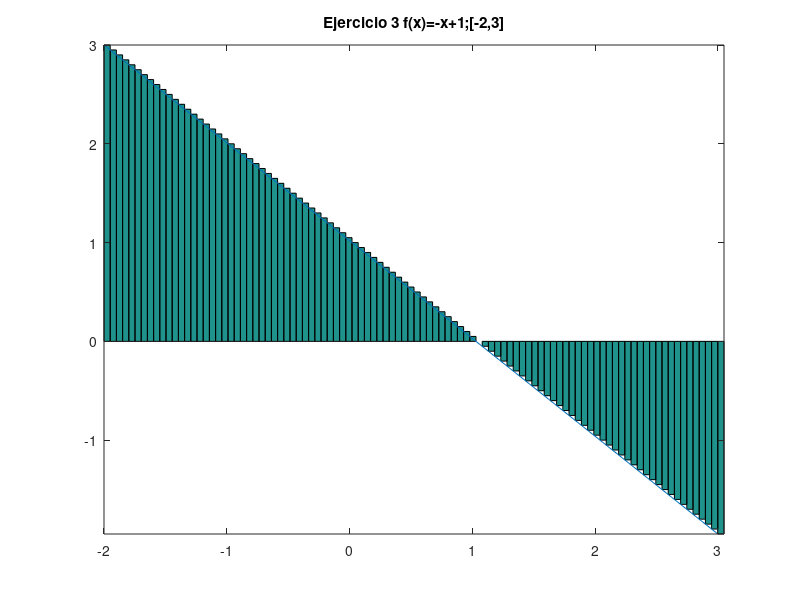

The MATLAB script that drew this image:
% Octave Script
% Title			:Sumatoria de Riemann_supeiores_e_inferiores.
% Description		:Script para desarrrollar el ejericio 3 de la actividad Sumatoria de Riemann_supeiores_e_inferiores.
% Author		:Luis Gerardo Cardozo Carranza (Gerard_CRS) luiscardozo161002@gmail.com
% Date			:20210429
% sion		        :1
% Usage			:octave> /path/Sumatoria de Riemann_supeiores_e_inferiores_Luis Gerardo Cardozo Carranza_3202
% Notes			:Requiere aplicacion octave usar en consola preferentemente. 

% Sumatoria de Riemann_supeiores_e_inferiores Ejercicio 3 f(x)=-x+1;[-2,3]
%limpia la pantalla y las variables.
clc, clear
%define los intervalos y el numero de rectangulos.
a = -2;
b =  3;
n = 100;
%determina la longitud de la base o el incremento de x.
base = (b-a)/n;
%definicion de la funcion.
x =a:base:(b-base);
%y esta representada por la variable altura
altura=(-x+1);
%calcula el valor de cada uno de los rectangulos.
area = base*altura;
%estable    la    linea   que   forma  la funcion
x2 = linspace(-2,3,100);
y2 = (-x+1);
%inicio del  intervalo, fin del intervalo, numero 
%de rectangulos.
xa = linspace(-2,3,100);
yab =(-x+1);

%dibuja una  grafica de barras una a lado de otra 
%sin espacios
g = bar(xa,yab,'histc');

%permite continuar  graficando  despues de que ya 
%exista un grafica trazada
hold on

%Grafica la funcion
plot(x2,y2);

%Asigna un nombre a la grafica 
title("Ejercicio 3 f(x)=-x+1;[-2,3]");

%ajusta la grafica a los datos.
axis tight
